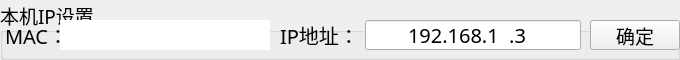
  <widget class="QGroupBox" name="gBox_otherSet_3">
   <property name="geometry">
    <rect>
     <x>10</x>
     <y>410</y>
     <width>680</width>
     <height>60</height>
    </rect>
   </property>
   <property name="font">
    <font>
     <family>文泉驿等宽微米黑</family>
     <pointsize>14</pointsize>
     <weight>50</weight>
     <italic>false</italic>
     <bold>false</bold>
    </font>
   </property>
   <property name="styleSheet">
    <string notr="true">QCheckBox#checkBox_printError{
color: rgb(0, 0, 0);
border:1px solid;
border-radius:10px;
background-color: rgb(240, 237, 39);
}
QCheckBox#checkBox_printAlarm{
color: rgb(0, 0, 0);
border:1px solid;
border-radius:10px;
background-color: rgb(217, 70, 38);
}
/*RadioButton和checkbox字体和间距设置*/
QCheckBox{
    spacing: 10px;
}

QCheckBox::indicator{
width:12px;
height:12px;
margin-left:5px;
image: url(:/Image/uncheck.png);
}

QCheckBox::indicator::unchecked {
image: url(:/Image/uncheck.png);
}
QCheckBox::indicator::checked {
image: url(:/Image/checked.png);
}</string>
   </property>
   <property name="title">
    <string>本机IP设置</string>
   </property>
   <widget class="QPushButton" name="pBtn_setIP">
    <property name="geometry">
     <rect>
      <x>590</x>
      <y>20</y>
      <width>90</width>
      <height>30</height>
     </rect>
    </property>
    <property name="font">
     <font>
      <family>文泉驿等宽微米黑</family>
      <pointsize>14</pointsize>
      <weight>50</weight>
      <italic>false</italic>
      <bold>false</bold>
     </font>
    </property>
    <property name="focusPolicy">
     <enum>Qt::NoFocus</enum>
    </property>
    <property name="styleSheet">
     <string notr="true"/>
    </property>
    <property name="text">
     <string>确定</string>
    </property>
   </widget>
   <widget class="QLabel" name="lb_keyTime_2">
    <property name="geometry">
     <rect>
      <x>280</x>
      <y>20</y>
      <width>76</width>
      <height>30</height>
     </rect>
    </property>
    <property name="font">
     <font>
      <family>文泉驿等宽微米黑</family>
      <pointsize>15</pointsize>
      <weight>50</weight>
      <italic>false</italic>
      <bold>false</bold>
     </font>
    </property>
    <property name="text">
     <string>IP地址：</string>
    </property>
   </widget>
   <widget class="QLineEdit" name="lineEdit_IP">
    <property name="enabled">
     <bool>true</bool>
    </property>
    <property name="geometry">
     <rect>
      <x>365</x>
      <y>20</y>
      <width>216</width>
      <height>30</height>
     </rect>
    </property>
    <property name="font">
     <font>
      <family>文泉驿等宽微米黑</family>
      <pointsize>15</pointsize>
      <weight>50</weight>
      <italic>false</italic>
      <bold>false</bold>
     </font>
    </property>
    <property name="focusPolicy">
     <enum>Qt::ClickFocus</enum>
    </property>
    <property name="inputMask">
     <string>000.000.000.000</string>
    </property>
    <property name="text">
     <string>192.168.1.3</string>
    </property>
    <property name="alignment">
     <set>Qt::AlignCenter</set>
    </property>
   </widget>
   <widget class="QLineEdit" name="lineEdit_mac">
    <property name="enabled">
     <bool>true</bool>
    </property>
    <property name="geometry">
     <rect>
      <x>60</x>
      <y>20</y>
      <width>210</width>
      <height>30</height>
     </rect>
    </property>
    <property name="font">
     <font>
      <family>文泉驿等宽微米黑</family>
      <pointsize>15</pointsize>
      <weight>50</weight>
      <italic>false</italic>
      <bold>false</bold>
     </font>
    </property>
    <property name="focusPolicy">
     <enum>Qt::ClickFocus</enum>
    </property>
    <property name="inputMask">
     <string/>
    </property>
    <property name="text">
     <string/>
    </property>
    <property name="frame">
     <bool>false</bool>
    </property>
    <property name="alignment">
     <set>Qt::AlignCenter</set>
    </property>
    <property name="readOnly">
     <bool>true</bool>
    </property>
   </widget>
   <widget class="QLabel" name="lb_mac">
    <property name="geometry">
     <rect>
      <x>5</x>
      <y>20</y>
      <width>60</width>
      <height>30</height>
     </rect>
    </property>
    <property name="font">
     <font>
      <family>文泉驿等宽微米黑</family>
      <pointsize>15</pointsize>
      <weight>50</weight>
      <italic>false</italic>
      <bold>false</bold>
     </font>
    </property>
    <property name="text">
     <string>MAC：</string>
    </property>
   </widget>
  </widget>
